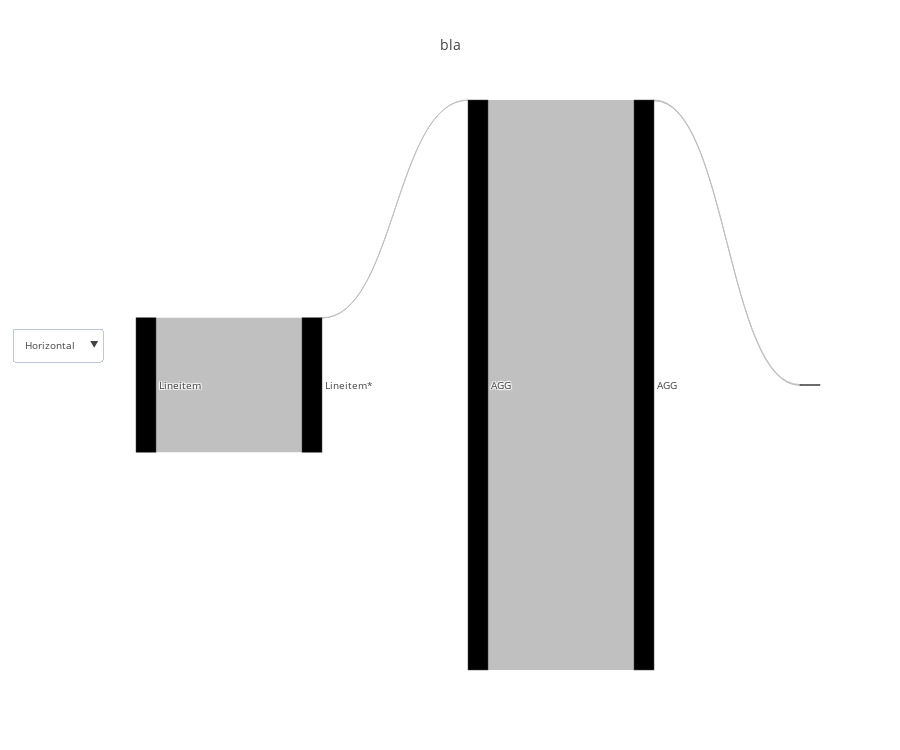

This figure's notebook cell:
### Code cell
cardinality_df = query_renderer.get_cardinality_df(query, con_str)
query_renderer.vizualize(cardinality_df, title="bla", metrics=["actual_duration"], open_=False)

### Figure 1 — Plotly figure (JSON) as saved in the notebook; plotly's stock layout.template omitted (floating-point values rounded to 4 significant figures)
{"data": [{"link": {"color": ["silver", "silver", "silver", "silver"], "label": ["", "Filter condition: (lineitem.l_shipdate <= '1998-11-21 00:00:00'::timestamp without time zone)", "Group key: ['lineitem.l_returnflag', 'lineitem.l_linestatus']\nOutput: ['l_returnflag', 'l_linestatus', 'PARTIAL sum(l_quantity)', 'PARTIAL sum(l_extendedprice)', \"PARTIAL sum((l_extendedprice * ('1'::numeric - l_discount)))\", \"PARTIAL sum(((l_extendedprice * ('1'::numeric - l_discount)) * ('1'::numeric + l_tax)))\", 'PARTIAL avg(l_quantity)', 'PARTIAL avg(l_extendedprice)', 'PARTIAL avg(l_discount)', 'PARTIAL count(*)']", "Group key: ['lineitem.l_returnflag', 'lineitem.l_linestatus']\nOutput: ['l_returnflag', 'l_linestatus', 'sum(l_quantity)', 'sum(l_extendedprice)', \"sum((l_extendedprice * ('1'::numeric - l_discount)))\", \"sum(((l_extendedprice * ('1'::numeric - l_discount)) * ('1'::numeric + l_tax)))\", 'avg(l_quantity)', 'avg(l_extendedprice)', 'avg(l_discount)', 'count(*)']"], "source": [0, 1, 2, 3], "target": [1, 2, 3, 4], "value": [491, 1, 2081, 3]}, "node": {"color": [null, null, null, null], "label": ["Lineitem", "Lineitem*", "AGG", "AGG"], "pad": 200}, "orientation": "h", "type": "sankey", "valueformat": ",", "valuesuffix": [" Seconds", " Seconds", " Seconds", " Seconds"]}], "layout": {"font": {"size": 10}, "height": 750, "title": "bla", "updatemenus": [{"buttons": [{"args": ["orientation", "h"], "label": "Horizontal", "method": "restyle"}, {"args": ["orientation", "v"], "label": "Vertical", "method": "restyle"}], "y": 0.6}]}}
